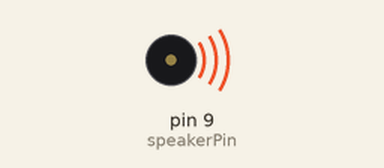
A sketch run on a simulated Arduino Uno, built with avr-gcc and run on an emulated ATmega328P. On the bench: buzzer (waves = sounding).

Above: at 0.1 s.
Timing chart, 0 to 1.6 s (numbered marks = the images above):
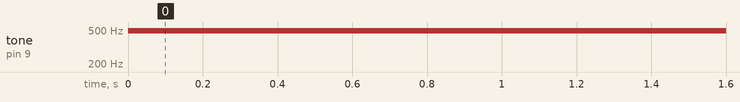

Measured:
- by itself, tone on pin 9 (speakerPin): silent → 490 Hz at 0.00 s

The sketch:

3_TimerOne.ino
```cpp
#include <TimerOne.h>

int speakerPin = 9; // connect speaker to digital pin 9

unsigned int sampleRate = 8000; // set the sample rate (samples per second)

void setup() {

  pinMode(speakerPin, OUTPUT); // set the speaker pin as an output

  Timer1.initialize(1000000 / sampleRate); // set the timer interval

  Timer1.attachInterrupt(generateWaveform); // attach the interrupt function

}

void loop() {

  // do nothing

}

void generateWaveform() {

  static unsigned long phaseAccumulator = 0; // initialize the phase accumulator

  static float phaseIncrement = 440.0 * 65536.0 / sampleRate; // calculate the phase increment (for 440 Hz)

  static float amplitude = 127.0; // set the amplitude (out of 255)

  int outputValue = (int)(amplitude * sin(phaseAccumulator * 2.0 * 3.1415926 / 65536.0) + 127.0); // generate the output value (between 0 and 255)

  analogWrite(speakerPin, outputValue); // write the output value to the speaker pin

  phaseAccumulator += phaseIncrement; // update the phase accumulator

}
```
